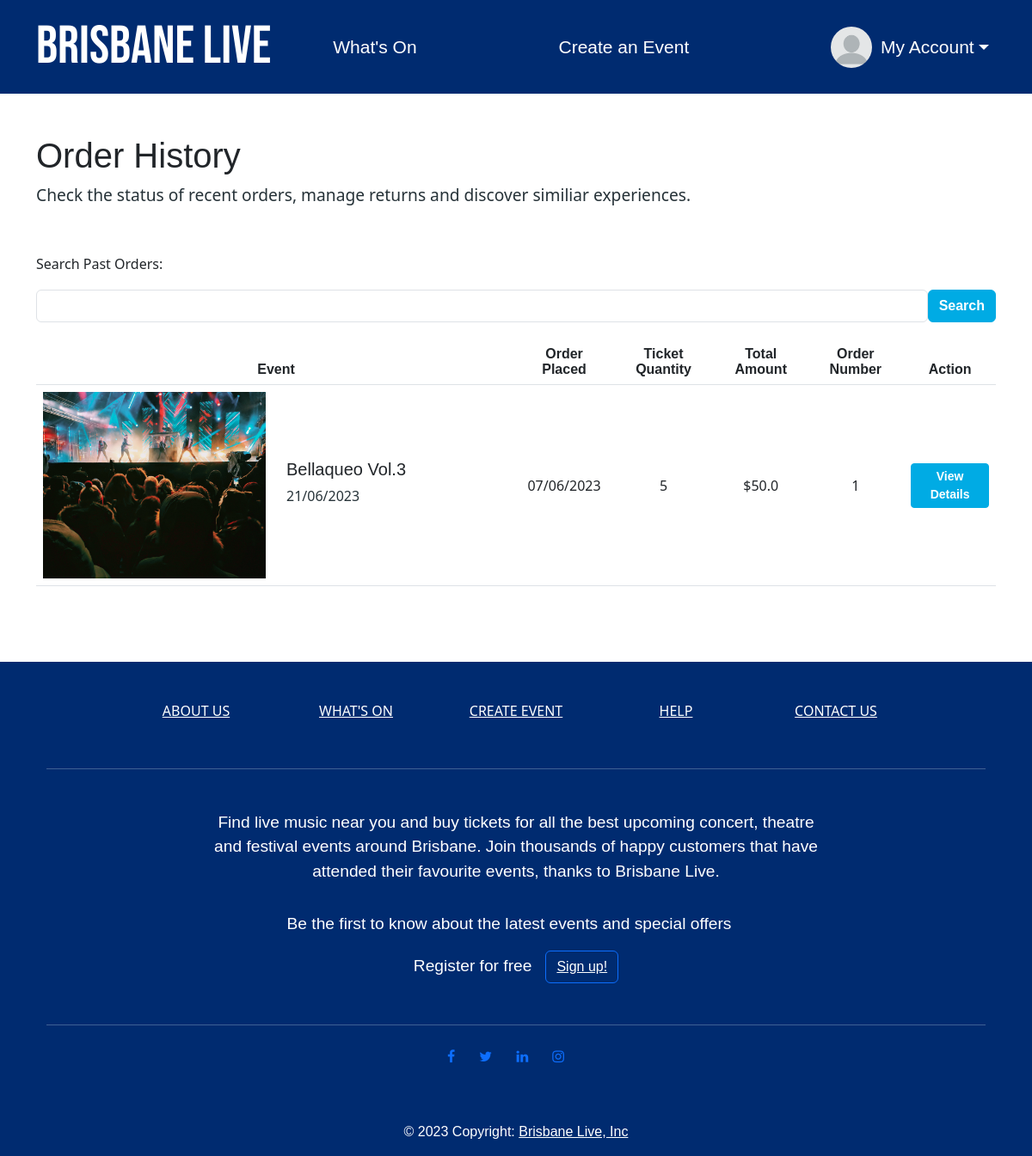
/order-history (signed in), run on an earlier commit of the app's database.
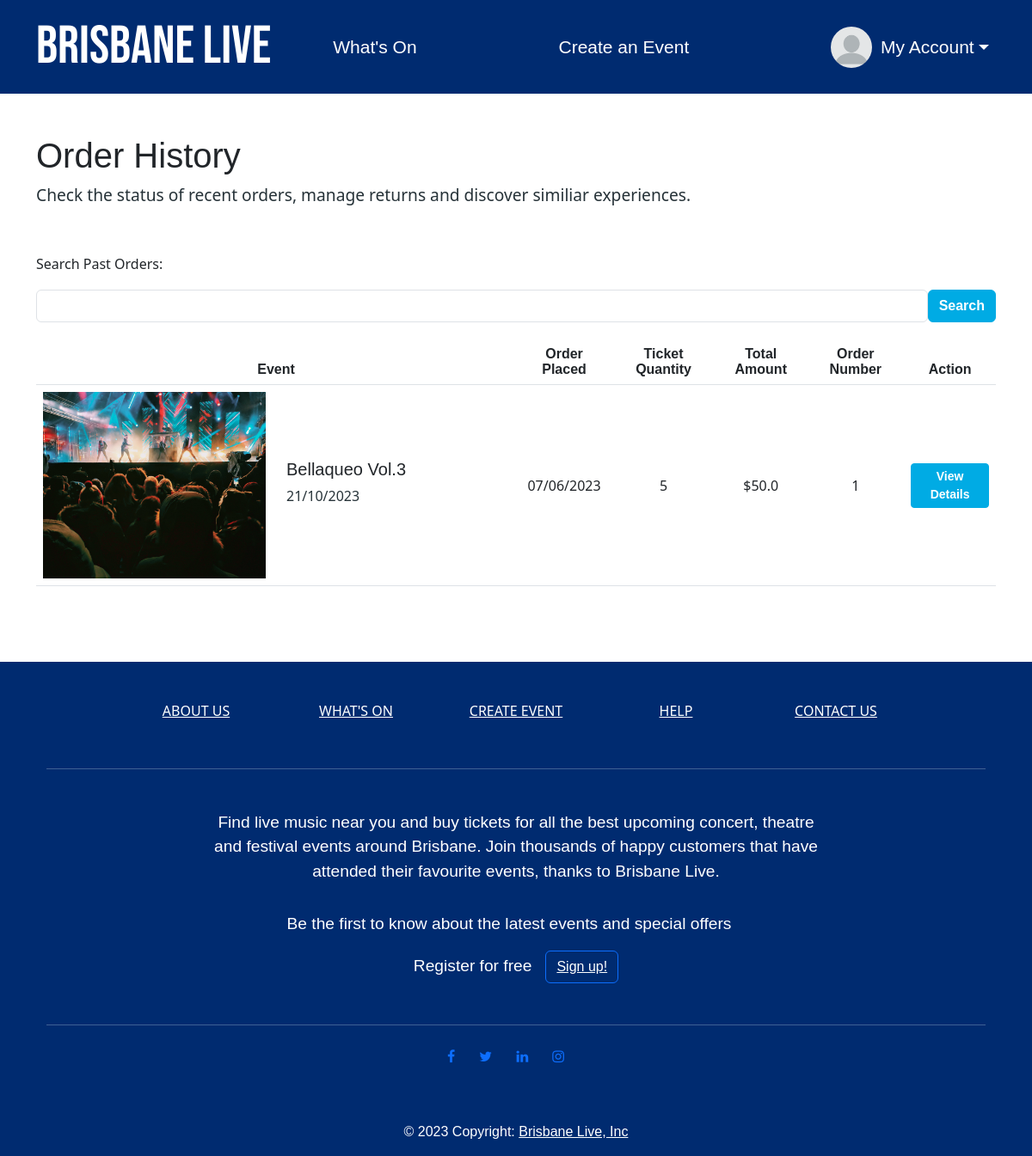
And on a later commit of the database.
### brisbane_live/models.py (models this page shows)
class Event(db.Model):
    __tablename__ = 'events'
    id = db.Column(db.Integer, primary_key=True)
    name = db.Column(db.String(100), nullable=False)
    status = db.Column(db.String(10), CheckConstraint("status IN ('Open', 'Inactive', 'Sold Out', 'Cancelled')"), nullable=False, index=True) #checks status is valid status
    start_time = db.Column(db.Time, nullable=False, index=True)
    end_time = db.Column(db.Time, nullable=False, index=True)
    description = db.Column(db.String(500), nullable=False, index=True)
    image = db.Column(db.String(400), nullable=False, index=True)
    ticket_price = db.Column(db.Float(2), CheckConstraint('ticket_price >= 0'), nullable=False, index=True)
    num_tickets = db.Column(db.Integer, CheckConstraint('num_tickets >= 0'), nullable=False, index=True)
    end_date = db.Column(db.Date, nullable=False, index=True)
    start_date = db.Column(db.Date, nullable=False, index=True)
    user_id = db.Column(db.Integer, db.ForeignKey('users.id'))
    genre = db.Column(db.Integer, db.ForeignKey('genres.id'))
    artist_names = db.Column(db.String(100), nullable=False, index=True)
    venue_name = db.Column(db.String(100), nullable=False, index=True)
    street_address = db.Column(db.String(100), nullable=False, index=True)
    comments = db.relationship('Comment', backref='events')

class Order(db.Model):
    __tablename__ = 'orders'
    order_id = db.Column(db.Integer, primary_key=True)
    event_id = db.Column(db.Integer)
    first_name = db.Column(db.String)
    last_name = db.Column(db.String)
    email = db.Column(db.String)
    pay_type = db.Column(db.String)
    card_number = db.Column(db.String)
    expiration = db.Column(db.String)
    cvv = db.Column(db.String)
    num_tickets = db.Column(db.Integer)
    booked_by = db.Column(db.String)
    total_cost  = db.Column(db.Float(2))
    ordered_at = db.Column(db.DateTime, default=datetime.now() ,nullable=False)

### brisbane_live/myAccount.py (the view)
@bp.route('/order-history')
@login_required
def orderHistory():
    result = (
    db.session.query(Event, Order)
    .join(Order, Event.id == Order.event_id)
    .filter(Event.id == Order.event_id, Order.booked_by == current_user.id)
    .all()
)
    return render_template('order-history.html', result=result)

### brisbane_live/__init__.py (called while the page is built)
def create_app():
    app.debug=True
    app.secret_key = os.urandom(32)
    app.config['SQLALCHEMY_DATABASE_URI']='sqlite:///brisbane_live_events.sqlite'
    db.init_app(app)
    bootstrap = Bootstrap5(app)
    login_manager = LoginManager()
    login_manager.login_view='auth.login'
    login_manager.init_app(app)
    from .models import User  # importing here to avoid circular references
    @login_manager.user_loader
    def load_user(user_id):
        return User.query.get(int(user_id))
    from . import views
    app.register_blueprint(views.bp)
    from . import auth
    app.register_blueprint(auth.bp)
    from . import createEvent
    app.register_blueprint(createEvent.bp)
    from . import myAccount
    app.register_blueprint(myAccount.bp)
    UPLOAD_FOLDER = '/static/image'
    app.config['UPLOAD_FOLDER'] = UPLOAD_FOLDER
    return app

### brisbane_live/templates/order-history.html (shortened to what this page needs)
{% extends 'base.html' %}
{% block header %}
<head>
</head>
{% endblock %}
{% block content %}
<main>
    <div class="page-content">
        <div class="container no gutters-xs-only py-4 mb-4 bg-body-white">
            <div class="py-4">
                <h1>Order History</h1>
                <p>Check the status of recent orders, manage returns and discover similiar experiences.</p>
            </div>
            <h6 class="mt-3">Search Past Orders:</h6>
            <form class="d-flex flex-nowrap mt-3" action="{{url_for('myAccount.search')}}" >
                <input type="text" name="search" class="form-control flex-grow-1 my-1 mr-sm-2"   id="SearchForm">
                <button type="submit" class="flex-shrink-1 btn btn-primary my-1">Search</button>
            </form>
            {% if result|length <= 0 %}
            <div class="py-4 text-center">
                <p>Couldn't find any past orders. Maybe you should check out whats on <a href="{{url_for('main.index')}}"> here</a></p>
            </div>
            {% else %}
            <div class="table-responsive d-none d-lg-block">
                <table class="table">
                    <thead>
                        <tr>
                            <th class="text-center">Event</th>
                            <th class="text-center">Order Placed</th>
                            <th class="text-center">Ticket Quantity</th>
                            <th class="text-center">Total Amount</th>
                            <th class="text-center">Order Number</th>
                            <th class="text-center">Action</th>
                        </tr>
                    </thead>
                    <tbody>
                        {% for event, order in result %}
                        <tr class="tr-custom">
                            <td class="w-50">
                                <div class="row align-items-center">
                                    <div class="col-md-6 col-sm-4 col-6">
                                        <img src="{{event.image}}" class="img-fluid" alt="event image">
                                    </div>
                                    <div class="col-md-6 col-sm-8 col-6">
                                        <h5>{{event.name}}</h5>
                                        <p id="table-text">{{event.start_date.strftime("%d/%m/%Y")}}</p>
                                    </div>
                                </div>
                            </td>
                            <td class="align-middle w-10 text-center">{{order.ordered_at.strftime("%d/%m/%Y")}} </td>
                            <td class="align-middle w-10 text-center">{{order.num_tickets}}</td>
                            <td class="align-middle w-10 text-center">${{order.total_cost}}</td>
                            <td class="align-middle w-10 text-center">{{order.order_id}}</td>
                            <td class="align-middle w-10 text-center">
                                <a href="/event/{{event.id}}" class="btn btn-primary btn-sm">View Details</a>
                            </td>
                        </tr>
                    </tbody>
                        {% endfor %}
                </table>
            </div>
            {% endif %}
        </div>
</main>
{% endblock %}

### brisbane_live/templates/base.html (shortened to what this page needs)
<html>
<head>
    <link href="https://maxcdn.bootstrapcdn.com/font-awesome/4.4.0/css/font-awesome.min.css" rel="stylesheet"/>
    <link rel="stylesheet" href="{{ url_for('static', filename='CSS/style.css') }}">
    <link href="https://cdn.jsdelivr.net/npm/bootstrap@5.3.0-alpha3/dist/css/bootstrap.min.css" rel="stylesheet"
>
</head>
<body>
    <header>
        <nav class="navbar background-custom navbar-expand-lg">
            <div class="container">
                <div class="navbar-heading">
                    <a class="navbar-brand" href="{{ url_for('main.index') }}" id="website-name">Brisbane Live</a>
                </div>
                <div class="collapse navbar-collapse col-lg-7 justify-content-between" id="navbarNavDropdown">
                    {% if request.endpoint == 'main.index' or request.endpoint == 'main.search' or request.endpoint == 'main.searchGenre' %}
                    <ul class="navbar-nav">
                        <li class="nav-item">
                            <a class="nav-link active" href="{{ url_for('main.index') }}" id="whats-on">What's On</a>
                        </li>
                    </ul>
                    {% else %}
                    <ul class="navbar-nav">
                        <li class="nav-item">
                            <a class="nav-link" href="{{ url_for('main.index') }}" id="whats-on">What's On</a>
                        </li>
                    </ul>
                    {% endif %}
                    {% if request.endpoint == 'createEvent.createEvent' %}
                    <ul class="navbar-nav">
                        <li class="nav-item">
                            <a class="nav-link active" href="{{ url_for('createEvent.createEvent') }}"
                                id="create-event">Create an Event</a>
                        </li>
                    </ul>
                    {% else %}
                    <ul class="navbar-nav">
                        <li class="nav-item">
                            <a class="nav-link" href="{{ url_for('createEvent.createEvent') }}" id="create-event">Create an
                                Event</a>
                        </li>
                    </ul>
                    {% endif %}
                    {% if current_user.is_authenticated %}
                    <ul class="navbar-nav">
                        <li class="nav-item dropdown">
                            <a class="nav-link dropdown-toggle d-flex align-items-center" href="#"
                                id="navbarDropdownMenuLink" role="button" data-bs-toggle="dropdown"
                                aria-haspopup="true" aria-expanded="false">
                                <img src="{{ url_for('static', filename='image/blank-profile-picture-973460_960_720.webp') }}"
                                    alt="blank profile picture" class="rounded-circle mr-2 align-self-center bg-white">My Account
                            </a>
                        </li>
                    </ul>
                    {% endif %}
                </div>
            </div>
        </nav>
    </header>
    {% block header %}
    {% endblock %}
    {% block content %}
    {% endblock %}
    <div class="background-custom">
        <div class="container no gutters-xs-only ">
            <footer class="text-center text-white" >
                 <div class="container">
                    <section class="mt-5">
                        <div class="row text-center d-flex justify-content-center pt-5">
                            <div class="col-md-2">
                                <h6 class="text-uppercase font-weight-bold">
                                    <a href="#" class="text-white">About us  </a>
                                </h6>
                            </div>
                            <div class="col-md-2">
                                <h6 class="text-uppercase font-weight-bold">
                                    <a href="{{url_for('main.index')}}" class="text-white">What's On</a>
                                </h6>
                            </div>
                            <div class="col-md-2">
                                <h6 class="text-uppercase font-weight-bold">
                                    <a href="{{url_for('createEvent.createEvent')}}" class="text-white">Create Event</a>
                                </h6>
                            </div>
                            <div class="col-md-2">
                                <h6 class="text-uppercase font-weight-bold">
                                    <a href="#" class="text-white">Help</a>
                                </h6>
                            </div>
                            <div class="col-md-2">
                                <h6 class="text-uppercase font-weight-bold">
                                    <a href="#" class="text-white">Contact Us</a>
                                </h6>
                            </div>
                        </div>
                    </section>
                    <hr class="my-5" />
                    <section class="mb-3">
                        <div class="row d-flex justify-content-center">
                          <div class="col-lg-8">
                            <p id="footer-text">
                                Find live music near you and buy tickets for all the best upcoming concert, theatre and festival events around Brisbane.
                                Join thousands of happy customers that have attended their favourite events, thanks to Brisbane Live.
                            </p>
                          </div>
                        </div>
                    </section>
                    <section class="mb-5">
                        <p class="d-flex justify-content-center align-items-center"id="footer-text">
                            <span class="me-3">Be the first to know about the latest events and special offers</span>
                        <p class="d-flex justify-content-center align-items-center"id="footer-text">
                            <span class="me-3">Register for free</span>
                            <button type="button" class="btn btn-outline-primary btn-rounded">
                            <a id="footer-text" href="{{ url_for('auth.register') }}">Sign up!</a>
                            </button>
                        </p>
                      </section>
                    <hr class="mb-4" />
                    <section class="text-center mb-5">
                        <a href="#"class="me-4"><i class="fa fa-facebook"></i></a>
                        <a href="#"class="me-4"><i class="fa fa-twitter"></i></a>
                        <a href="#"class="me-4"><i class="fa fa-linkedin"></i></a>
                        <a href="#"class="me-4"><i class="fa fa-instagram"></i></a>
                    </section>
                    <div class = "background-custom">
                        <div class="text-center p-3" id="footer-text">
                         © 2023 Copyright:
                        <a class="text-white" href="{{ url_for('main.index') }}"> Brisbane Live, Inc</a>
                        </div>
                    </div>
                </div>
            </footer>
        </div>
    </div>
</body>
</html>

### brisbane_live/static/CSS/style.css (style rules this page uses)
html { margin: 0; padding: 0; border: 0; font-size: 100%; font: inherit; vertical-align: baseline; }
p { font-size: 1.2rem; color: #263238; font-family: system-ui, -apple-system, BlinkMacSystemFont, 'Segoe UI', Roboto, Oxygen, Ubuntu, Cantarell, 'Open Sans', 'Helvetica Neue', sans-serif }
h2, h1, h4, h5, th { font-family: sans-serif; }
#website-name { font-size: calc(1.5rem + 4vh + 0.5vw); color: white; font-family: 'Bebas Neue', sans-serif; }
.background-custom { background: #002b70 }
#whats-on { font-size: calc(1.2rem + 0.15vw); color: white; font-family: sans-serif; }
#create-event { font-size: calc(1.2rem + 0.15vw); color: white; font-family: sans-serif; }
#footer-text { color: white !important; font-family: sans-serif; }
.dropdown-toggle { font-size: calc(1.2rem + 0.15vw) !important; color: white !important; font-family: sans-serif; }
.navbar .dropdown img { width: 48px; height: 48px; }
.btn-primary { background-color: #00abe4 !important; border-color: #00abe4 !important; font-weight: bold !important; font-family: sans-serif !important; }
.rounded-circle { width: 30px; height: 30px; object-fit: cover; margin-right: 10px; }
img { width: 100%; max-height: 480px; display: block; object-fit: cover; }
#table-text { font-family: system-ui, -apple-system, BlinkMacSystemFont, 'Segoe UI', Roboto, Oxygen, Ubuntu, Cantarell, 'Open Sans', 'Helvetica Neue', sans-serif; color: #263238; font-size: 16px; margin-bottom: 0.5rem; }
td { color: #263238; font-family: system-ui, -apple-system, BlinkMacSystemFont, 'Segoe UI', Roboto, Oxygen, Ubuntu, Cantarell, 'Open Sans', 'Helvetica Neue', sans-serif }
.page-content { background: white }
.navbar-heading { margin-right: 3rem; }

What changed in the data, as far as the page shows it:
changed Event "Bellaqueo Vol.3": start_date "21/06/2023" → "21/10/2023"
